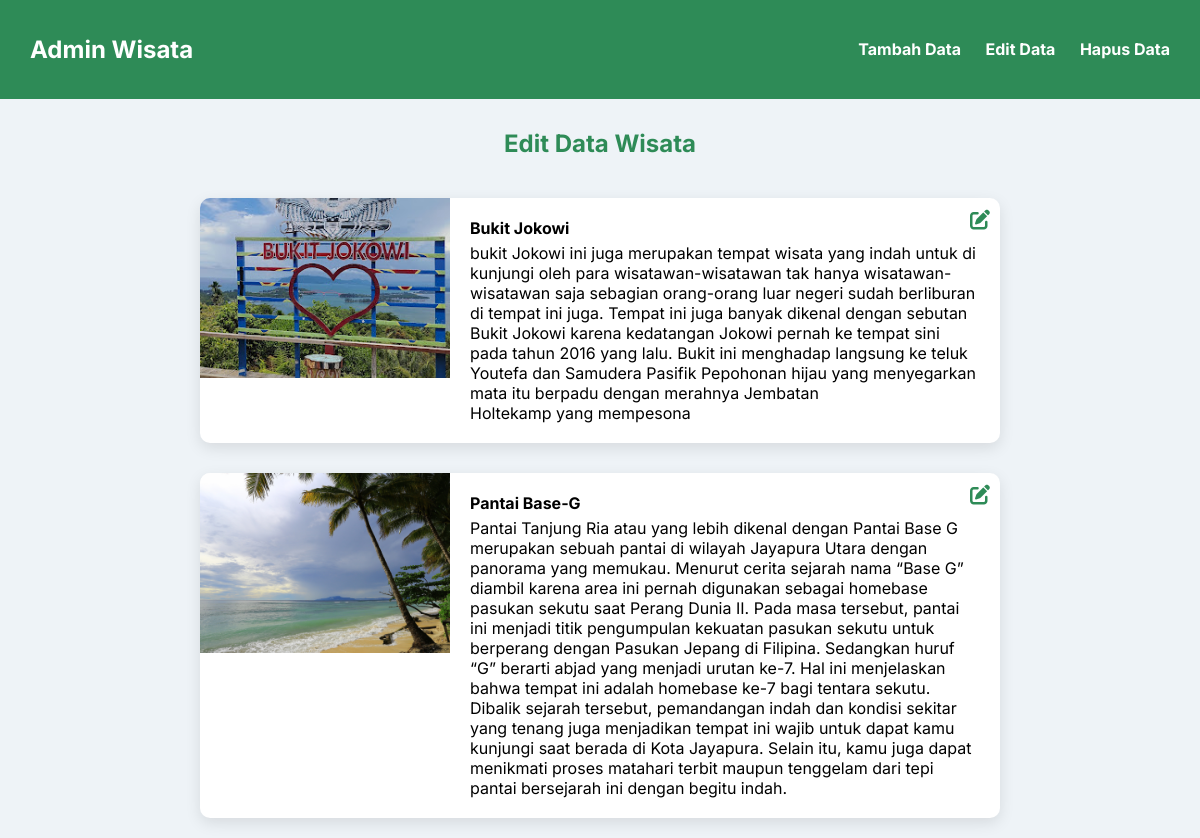
The page /admin.php?page=edit on the database its author committed.
### tables this page shows
CREATE TABLE `wisata` (
  `id` int(50) NOT NULL,
  `nama` varchar(50) NOT NULL,
  `deskripsi` text NOT NULL,
  `budget` varchar(255) NOT NULL,
  `fasilitas` text NOT NULL,
  `lokasi` varchar(255) NOT NULL,
  `gambar` varchar(255) NOT NULL
);

### admin.php (the view, shortened to what this page needs)
<?php
$page = $_GET['page'] ?? 'tambah';
?>
<!DOCTYPE html>
<html lang="id">
<head>
    <link rel="stylesheet" href="https://cdnjs.cloudflare.com/ajax/libs/font-awesome/6.5.0/css/all.min.css">
</head>
<body>
<nav>
    <h1>Admin Wisata</h1>
    <div class="navbar-menu">
        <a href="?page=tambah">Tambah Data</a>
        <a href="?page=edit">Edit Data</a>
        <a href="?page=hapus">Hapus Data</a>
    </div>
</nav>
<?php if ($page == 'tambah'): ?>
    <h2>Tambah Data Wisata</h2>
    <form action="admin.php?page=tambah" method="POST" enctype="multipart/form-data">
        <label>Nama Wisata</label>
        <input type="text" name="nama" required>
        <label>Deskripsi</label>
        <textarea name="deskripsi" rows="3" required></textarea>
        <label>Perkiraan Budget</label>
        <input type="text" name="budget" required>
        <label>Fasilitas</label>
        <textarea name="fasilitas" rows="3" required></textarea>
        <label>Lokasi (Link Google Maps)</label>
        <input type="text" name="lokasi" required>
        <label>Gambar</label>
        <input type="file" name="gambar" accept="image/*" required>
        <input type="submit" name="submit" value="Simpan">
    </form>
    <?php
    if (isset($_POST['submit'])) {
        $conn = new mysqli("localhost", "root", "", "wisata alam");
        if ($conn->connect_error) die("Koneksi gagal: " . $conn->connect_error);
        $nama = $_POST['nama'];
        $deskripsi = $_POST['deskripsi'];
        $budget = $_POST['budget'];
        $fasilitas = $_POST['fasilitas'];
        $lokasi = $_POST['lokasi'];
        if (!preg_match('/^(https?:\/\/)?(www\.)?(google\.com\/maps|goo\.gl\/maps|maps\.app\.goo\.gl)/', $lokasi)) {
            echo "<div class='message'><p style='color:red;'>Link lokasi harus dari Google Maps.</p></div>";
            exit;
        }
        $gambar_name = time() . "_" . basename($_FILES["gambar"]["name"]);
        $target_file = "uploads/" . $gambar_name;
        if (move_uploaded_file($_FILES["gambar"]["tmp_name"], $target_file)) {
            $stmt = $conn->prepare("INSERT INTO wisata (nama, deskripsi, gambar, budget, fasilitas, lokasi) VALUES (?, ?, ?, ?, ?, ?)");
            $stmt->bind_param("ssssss", $nama, $deskripsi, $gambar_name, $budget, $fasilitas, $lokasi);
            if ($stmt->execute()) {
                echo "<div class='message'><p style='color:green;'>Data berhasil disimpan!</p></div>";
            } else {
                echo "<div class='message'><p style='color:red;'>Gagal menyimpan data.</p></div>";
            }
            $stmt->close();
        } else {
            echo "<div class='message'><p style='color:red;'>Upload gambar gagal.</p></div>";
        }
        $conn->close();
    }
    ?>
<?php else: ?>
    <h2><?= ucfirst($page) ?> Data Wisata</h2>
    <div class="div-content">
        <?php
        $conn = new mysqli("localhost", "root", "", "wisata alam");
        $result = $conn->query("SELECT * FROM wisata");
        while ($row = $result->fetch_assoc()):
        ?>
            <div class="content1">
                <img src="uploads/<?= htmlspecialchars($row['gambar']) ?>">
                <div class="text-keterangan">
                    <p><strong><?= htmlspecialchars($row['nama']) ?></strong></p>
                    <p><?= htmlspecialchars($row['deskripsi']) ?></p>
                </div>
                <?php if ($page == 'edit'): ?>
                    <a href="edit.php?id=<?= $row['id'] ?>" class="icon-aksi"><i class="fas fa-edit"></i></a>
                <?php elseif ($page == 'hapus'): ?>
                    <a href="delete.php?id=<?= $row['id'] ?>" class="icon-aksi delete" onclick="return confirm('Yakin ingin menghapus?');"><i class="fas fa-trash-alt"></i></a>
                <?php endif; ?>
            </div>
        <?php endwhile; $conn->close(); ?>
    </div>
<?php endif; ?>
</body>
</html>

### admin.php (style rules this page uses)
body { font-family: 'Inter', sans-serif; margin: 0; background-color: #eef3f7; }
nav { background-color: #2e8b57; padding: 15px 30px; display: flex; justify-content: space-between; align-items: center; }
nav h1 { color: white; font-size: 24px; }
.navbar-menu a { margin-left: 20px; color: white; text-decoration: none; font-weight: bold; }
h2 { text-align: center; margin-top: 30px; color: #2e8b57; }
.div-content { display: flex; flex-wrap: wrap; gap: 30px; justify-content: center; padding: 20px; }
.content1 { display: flex; width: 90%; max-width: 800px; background-color: #ffffff; box-shadow: 0 5px 15px rgba(0,0,0,0.1); border-radius: 10px; overflow: hidden; position: relative; }
.content1 img { width: 250px; height: 180px; object-fit: cover; flex-shrink: 0; }
.text-keterangan { padding: 15px 20px; flex-grow: 1; }
.text-keterangan p { margin: 5px 0; }
.icon-aksi { position: absolute; top: 10px; right: 10px; font-size: 20px; cursor: pointer; color: #2e8b57; }

### rows shown on the page
wisata: gambar (picture), nama "Bukit Jokowi", deskripsi "bukit Jokowi ini juga merupakan tempat wisata yang indah untuk di kunjungi oleh para wisatawan-wisatawan tak hanya wisatawan-wisatawan saja sebagian orang-orang luar negeri sudah berliburan di tempat ini juga. Tempat ini juga banyak dikenal dengan sebutan Bukit Jokowi karena kedatangan Jokowi pernah ke tempat sini pada tahun 2016 yang lalu. Bukit ini menghadap langsung ke teluk Youtefa dan Samudera Pasifik Pepohonan hijau yang menyegarkan mata itu berpadu dengan merahnya Jembatan Holtekamp yang mempesona"
wisata: gambar (picture), nama "Pantai Base-G", deskripsi "Pantai Tanjung Ria atau yang lebih dikenal dengan Pantai Base G merupakan sebuah pantai di wilayah Jayapura Utara dengan panorama yang memukau. Menurut cerita sejarah nama “Base G” diambil karena area ini pernah digunakan sebagai homebase pasukan sekutu saat Perang Dunia II. Pada masa tersebut, pantai ini menjadi titik pengumpulan kekuatan pasukan sekutu untuk berperang dengan Pasukan Jepang di Filipina. Sedangkan huruf “G” berarti abjad yang menjadi urutan ke-7. Hal ini menjelaskan bahwa tempat ini adalah homebase ke-7 bagi tentara sekutu. Dibalik sejarah tersebut, pemandangan indah dan kondisi sekitar yang tenang juga menjadikan tempat ini wajib untuk dapat kamu kunjungi saat berada di…"

### other values the page prints
$page "Edit"
